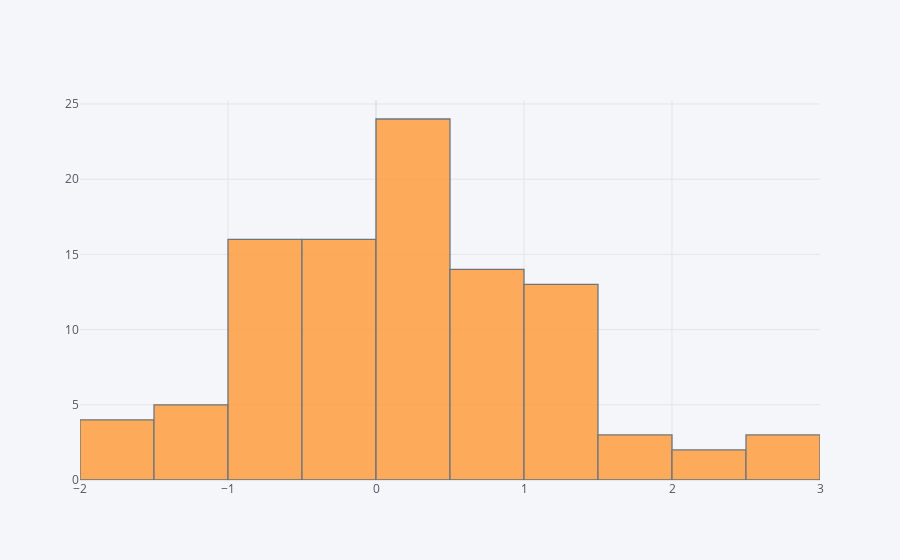

Notebook code for this chart:
### Code cell
df['A'].iplot(kind='hist')

### Figure 1 — Plotly figure (JSON) as saved in the notebook; plotly's stock layout.template omitted (floating-point values rounded to 4 significant figures)
{"data": [{"histfunc": "count", "histnorm": "", "marker": {"color": "rgba(255, 153, 51, 1.0)", "line": {"color": "#4D5663", "width": 1.3}}, "name": "A", "opacity": 0.8, "orientation": "v", "type": "histogram", "x": [1.03, -0.3343, 0.5942, 0.7493, 0.8993, -0.3315, 0.3287, 0.2885, 1.548, 0.4315, 0.5756, 1.343, 1.01, -0.635, 0.6907, -0.5828, -1.168, -0.6466, 2.664, 1.289, -1.726, 0.7622, -0.3694, -1.282, 0.3458, -1.126, 1.187, 0.3604, 0.1767, -0.7369, -1.519, 1.126, 0.09262, -0.5358, 0.9843, 0.2877, 0.08533, 0.423, -1.562, 0.8227, -0.4671, 1.7, -0.5964, 1.142, -0.6164, -1.632, 1.517, 0.2235, -0.704, -0.8066, 0.4084, -0.003908, 1.16, -0.8187, -0.5962, 0.02974, 0.436, 0.2265, 1.117, -0.1879, 1.425, -1.181, 1.029, 1.285, -0.1186, -0.0938, 0.8087, 0.4174, 0.9615, -0.6572, -0.4288, 0.1637, 0.4436, 2.108, 2.017, -0.8776, 2.781, 0.3552, 0.6447, -0.4538, 0.5836, -0.01618, -0.2684, -0.1147, -0.6634, -0.8583, 1.025, -0.07559, 0.363, -0.2007, -0.2067, 2.99, 0.4901, 0.09647, 0.53, 0.5678, 0.2621, 0.03295, -1.361, -0.892]}], "layout": {"barmode": "overlay", "legend": {"bgcolor": "#F5F6F9", "font": {"color": "#4D5663"}}, "paper_bgcolor": "#F5F6F9", "plot_bgcolor": "#F5F6F9", "title": {"font": {"color": "#4D5663"}}, "xaxis": {"gridcolor": "#E1E5ED", "showgrid": true, "tickfont": {"color": "#4D5663"}, "title": {"font": {"color": "#4D5663"}, "text": ""}, "zerolinecolor": "#E1E5ED"}, "yaxis": {"gridcolor": "#E1E5ED", "showgrid": true, "tickfont": {"color": "#4D5663"}, "title": {"font": {"color": "#4D5663"}, "text": ""}, "zerolinecolor": "#E1E5ED"}}}
